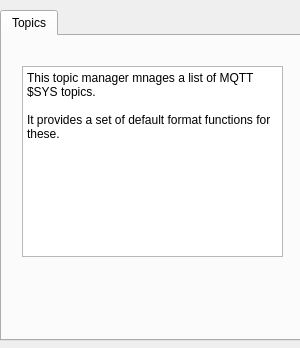
<?xml version="1.0" encoding="UTF-8"?>
<ui version="4.0">
 <class>tlGenericTopicManager</class>
 <widget class="QDialog" name="tlGenericTopicManager">
  <property name="geometry">
   <rect>
    <x>0</x>
    <y>0</y>
    <width>300</width>
    <height>348</height>
   </rect>
  </property>
  <property name="sizePolicy">
   <sizepolicy hsizetype="Preferred" vsizetype="Preferred">
    <horstretch>0</horstretch>
    <verstretch>0</verstretch>
   </sizepolicy>
  </property>
  <property name="maximumSize">
   <size>
    <width>300</width>
    <height>16777215</height>
   </size>
  </property>
  <property name="windowTitle">
   <string>Edit Feature</string>
  </property>
  <property name="toolTip">
   <string>&lt;html&gt;&lt;head/&gt;&lt;body&gt;&lt;p&gt;Add Feature&lt;/p&gt;&lt;p&gt;&lt;br/&gt;&lt;/p&gt;&lt;/body&gt;&lt;/html&gt;</string>
  </property>
  <property name="text" stdset="0">
   <string>Edit Feature</string>
  </property>
  <widget class="QTabWidget" name="Tabs">
   <property name="geometry">
    <rect>
     <x>0</x>
     <y>10</y>
     <width>301</width>
     <height>331</height>
    </rect>
   </property>
   <property name="currentIndex">
    <number>0</number>
   </property>
   <widget class="QWidget" name="tabTopics">
    <attribute name="title">
     <string>Topics</string>
    </attribute>
    <widget class="QPlainTextEdit" name="plainTextEdit">
     <property name="geometry">
      <rect>
       <x>20</x>
       <y>30</y>
       <width>261</width>
       <height>191</height>
      </rect>
     </property>
     <property name="readOnly">
      <bool>true</bool>
     </property>
     <property name="plainText">
      <string>This topic manager mnages a list of MQTT $SYS topics.

It provides a set of default format functions for these.</string>
     </property>
    </widget>
   </widget>
  </widget>
 </widget>
 <resources/>
 <connections/>
</ui>
